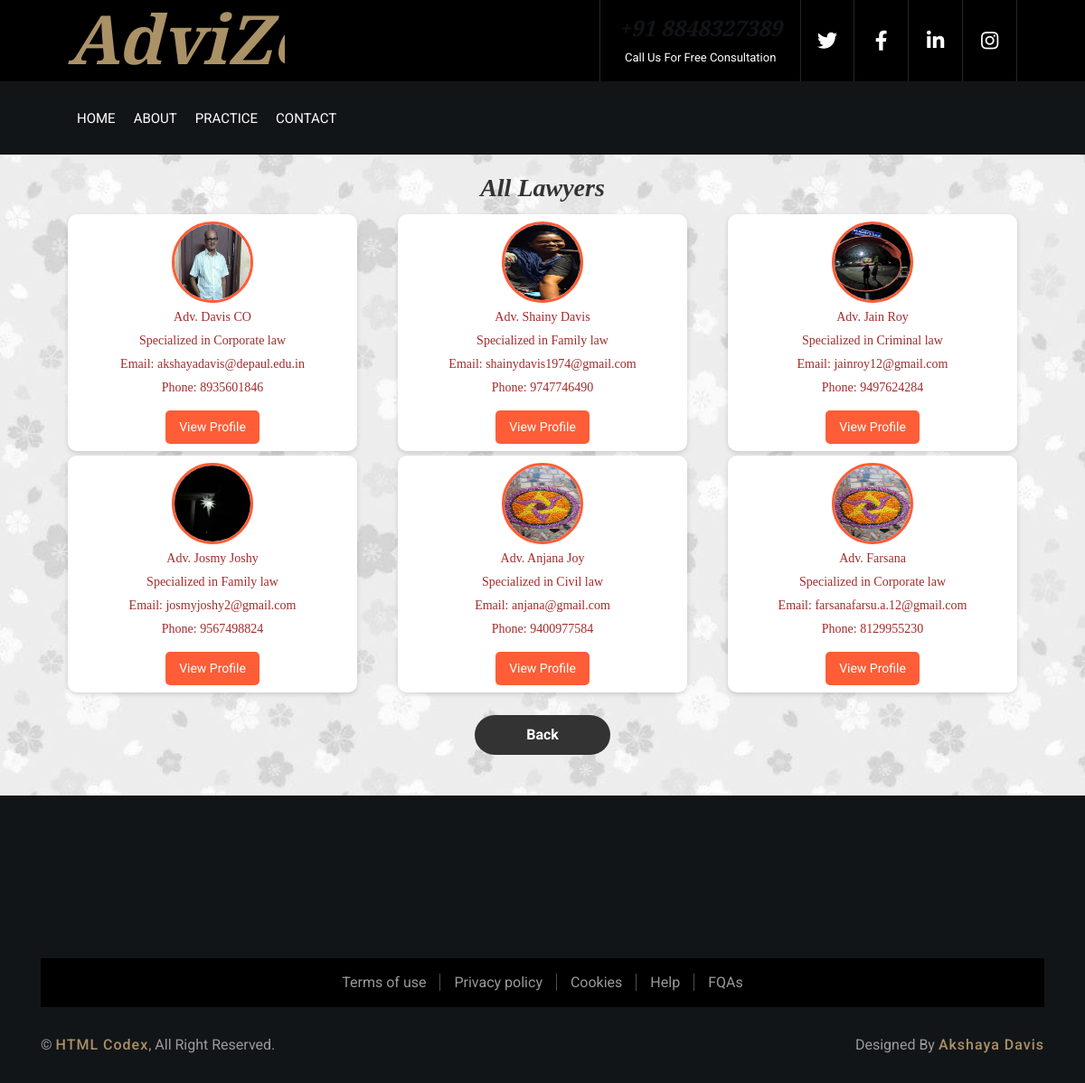
Page /all_lawyers on the earlier database version.
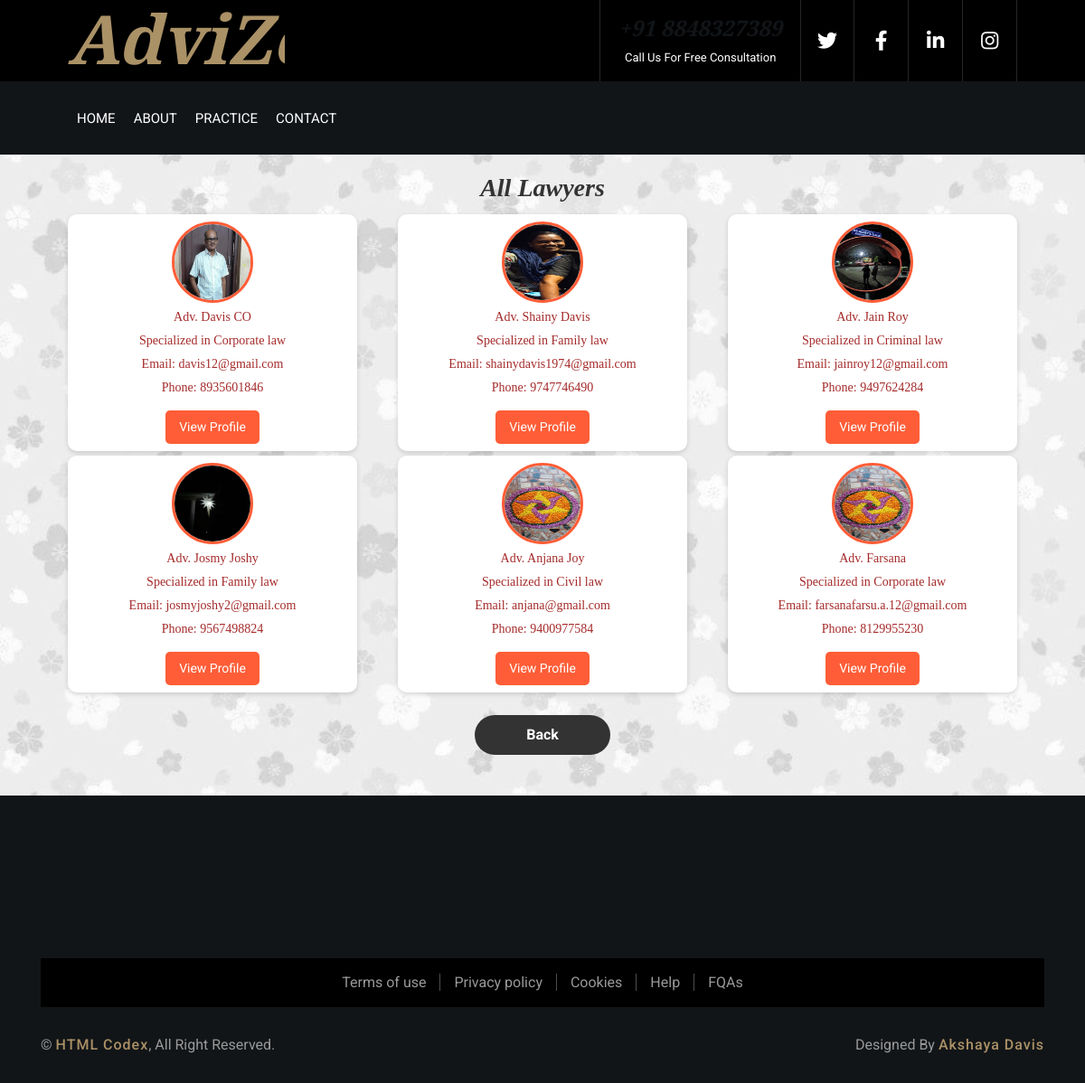
Same page on the later database version.
### userapp/models.py (models this page shows)
class Register(AbstractUser):
    usertype = models.CharField(max_length=50, default="admin")
    phone = models.CharField(max_length=15, null=True)  # Changed to CharField
    image = models.ImageField(upload_to='uploads/', null=True)
    barcouncil_number = models.CharField(max_length=15, null=True)
    specialization = models.CharField(max_length=50, null=True)
    address = models.CharField(max_length=100, null=True)
    bio = models.TextField(max_length=1000, null=True)
    qualification = models.CharField(max_length=50, null=True)
    experience = models.CharField(max_length=10, null=True)
    consultation_mode = models.CharField(max_length=50, null=True)
    court_jurisdiction = models.CharField(max_length=50, null=True)
    court_type = models.CharField(max_length=50, null=True)
    place = models.CharField(max_length=50, null=True)
    is_approved = models.BooleanField(default=True)

### userapp/views.py (the view)
# urls.py: path('all_lawyers',views.all_lawyers,name="all_lawyers"),
def all_lawyers(request):
    lawyers = Register.objects.filter(usertype="lawyer", is_approved=True)
    return render(request, 'all_lawyers.html', {'lawyers': lawyers})

### userapp/templates/all_lawyers.html
{% load static %}
{% include 'header.html' %}
<link rel="stylesheet" href="{% static 'css/all_lawyers.css' %}">
<h2>All Lawyers</h2>
<div class="lawyercontainer">
    {% for lawyer in lawyers %}
    <div class="lawyer-profile-card">
        {% if lawyer.image %}
        <img src="{{ lawyer.image.url }}" alt="Lawyer Profile Picture">
        {% else %}
        <img src="{% static 'img/img1.jpeg' %}" alt="Default Profile Picture">
        {% endif %}
        <p>{{ lawyer.first_name }}</p>
        {% if lawyer.specialization %}
            <p>Specialized in {{ lawyer.specialization }} law</p>
        {% endif %}
        <p>Email: {{ lawyer.email }}</p>
        <p>Phone: {{ lawyer.phone }}</p>
        <a href="{% url 'profile_lawyer' lawyer.id %}" class="edit-button">View Profile</a>
    </div>
    {% empty %}
    <p>No lawyers found.</p>
    {% endfor %}
</div>
<a href="{% url 'index' %}" class="back-button">Back</a>
{% include 'footer1.html' %}

Differences in the rows shown:
changed Register "Adv. Davis CO": email "akshayadavis@depaul.edu.in" → "davis12@gmail.com"
